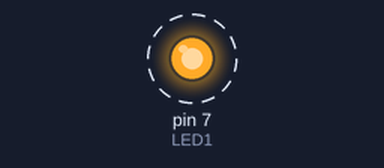
A sketch run on a simulated Arduino Uno, built with avr-gcc and run on an emulated ATmega328P. Parts: output pins drawn as LEDs (lit = HIGH). Dashed ring = blinking.

Above: at 0.5 s.
Timing chart, 0 to 4.6 s (numbered marks = the images above):
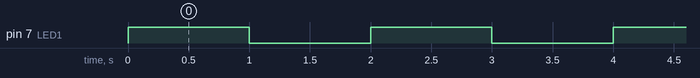

Measured:
- by itself, pin 7 (LED1): alternates HIGH for 1.0 s and LOW for 1.0 s

The sketch:

Light.ino
```cpp
int LED1 = 7;

void setup() {
pinMode(LED1, OUTPUT);
}

void loop() {
digitalWrite(LED1, HIGH);
delay(1000);
digitalWrite(LED1, LOW);
delay(1000);
}
```
